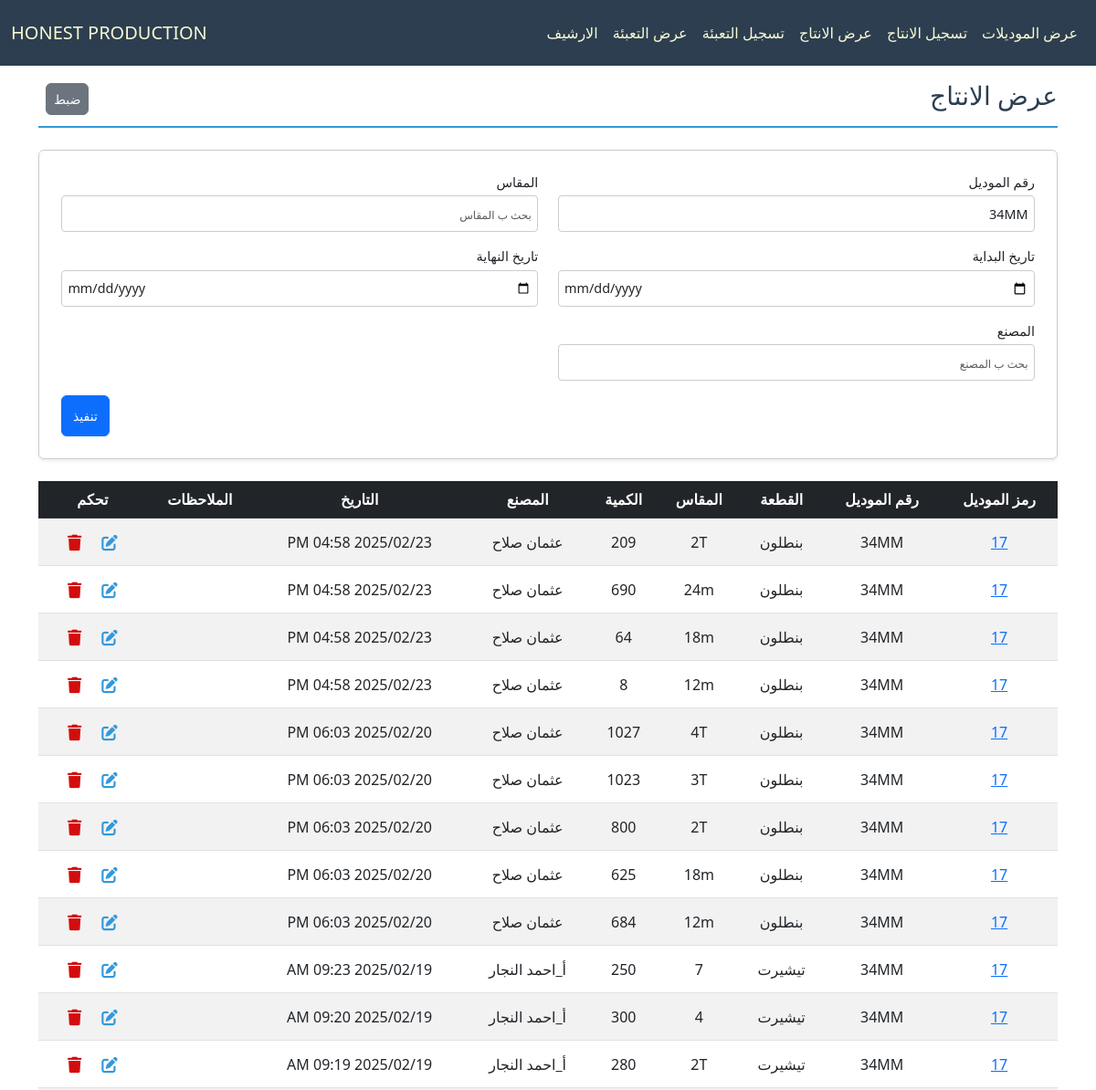
/production/production-list?model_number=34MM (upper part), run on an earlier commit of the app's database.
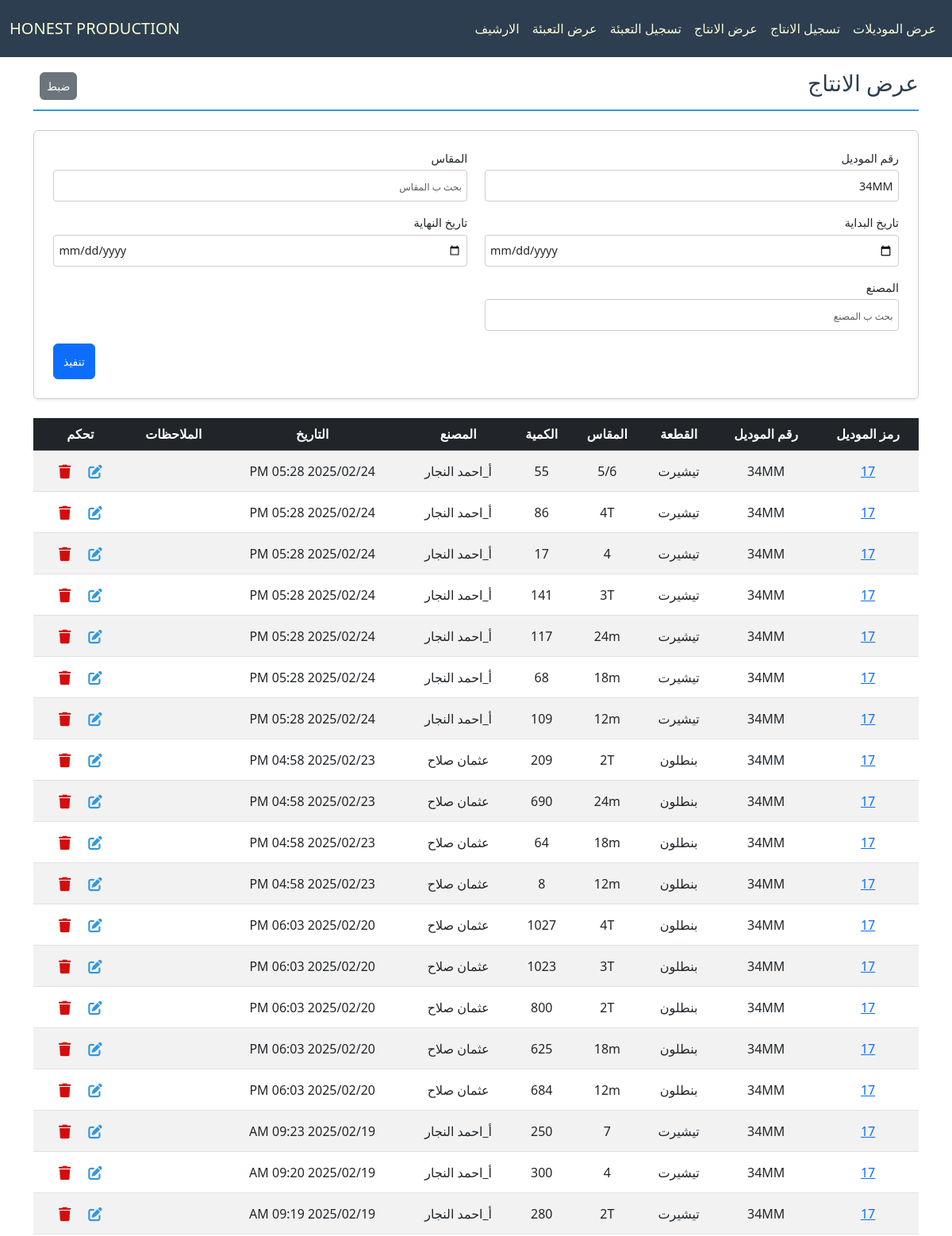
And on a later commit of the database.
### production/models.py (models this page shows, shortened)
class ProductionPiece(models.Model):
    piece = models.ForeignKey(Piece, verbose_name="القطعة", on_delete=models.CASCADE, related_name="productions")
    created_at = models.DateTimeField(verbose_name="تاريخ الإنشاء", default=now)
    used_amount = models.IntegerField(verbose_name="الكمية للانتاج", default=0, blank=True)
    factory = models.CharField(max_length=50, verbose_name="المصنع", blank=True)
    comment = models.CharField(max_length=100, verbose_name="الملاحظات", blank=True)
    class Meta:
        ordering = ['-created_at']

class Piece(models.Model):
    model = models.ForeignKey(Model, verbose_name="الموديل", on_delete=models.CASCADE, related_name="pieces")
    type = models.CharField(max_length=50, verbose_name="النوع", blank=True)
    size = models.CharField(max_length=50, verbose_name="المقاس", blank=True)
    available_amount = models.IntegerField(verbose_name="الكمية المتبقية", blank=True, default=0)
    used_amount = models.IntegerField(verbose_name="الكمية المستخدمة", default=0, blank=True)
    class Meta:
        ordering = ['size', 'type']

class Model(models.Model):
    id = models.AutoField(primary_key=True, verbose_name="الرمز")
    model_number = models.CharField(max_length=50, verbose_name="رقم الموديل", unique=True)
    created_at = models.DateTimeField(verbose_name="تاريخ الإنشاء", default=now)
    ended_at = models.DateTimeField(verbose_name="تاريخ الانتهاء", blank=True, null=True)
    shipped_at = models.DateTimeField(verbose_name="تاريخ الشحن", blank=True, null=True)
    is_archive = models.BooleanField(default=False)
    is_shipped = models.BooleanField(default=False)
    available_carton = models.IntegerField(verbose_name="الكراتين المتبقية", blank=True, default=0)
    used_carton = models.IntegerField(verbose_name="الكراتين المستخدمة", blank=True, default=0)
    class Meta:
        ordering = ["-created_at"]

### production/views.py (the view)
# urls.py: path('production-list', ProductionListingView.as_view(), name='production_list_view'),
class ProductionListingView(ListView):
    template_name = "production/list_production.html"
    model = ProductionPiece
    paginate_by = 30
    filter_fields = ["model_number", "type", "size", "start_date", "end_date", "factory"]
    def parse_date(self, date_str):
        try:
            normalized_date = date_str.replace("\\", "/")
            return datetime.strptime(normalized_date, "%Y-%m-%d")
        except (ValueError, AttributeError):
            return None
    def get_queryset(self):
        queryset = super().get_queryset()
        filters = Q()
        model_number = self.request.GET.get("model_number")
        if model_number:
            filters &= Q(piece__model__model_number__icontains=model_number)
        size = self.request.GET.get("size")
        if size:
            filters &= Q(piece__size__icontains=size)
        type = self.request.GET.get("type")
        if type:
            filters &= Q(piece__type__icontains=type)
        factory = self.request.GET.get("factory")
        if factory:
            filters &= Q(factory__icontains=factory)
        start_date = self.parse_date(self.request.GET.get("start_date"))
        end_date = self.parse_date(self.request.GET.get("end_date"))
        if start_date:
            filters &= Q(created_at__gte=start_date)
        if end_date:
            filters &= Q(created_at__lte=end_date)
        return queryset.filter(filters)
    def get_context_data(self, **kwargs):
        context = super().get_context_data(**kwargs)
        context["filter_fields"] = [
            {"field_name": "model_number", "verbose_name": "رقم الموديل", "value": self.request.GET.get("model_number", "")},
            {"field_name": "size", "verbose_name": "المقاس", "value": self.request.GET.get("size", "")},
            {"field_name": "start_date", "verbose_name": "تاريخ البداية", "value": self.request.GET.get("start_date", "")},
            {"field_name": "end_date", "verbose_name": "تاريخ النهاية", "value": self.request.GET.get("end_date", "")},
            {"field_name": "factory", "verbose_name": "المصنع", "value": self.request.GET.get("factory", "")},
        ]
        return context

### production/templates/production/list_production.html (shortened to what this page needs)
{% extends "cloth/layout.html" %}
{% load math_filters %}
{% block home_page %}
<a class="navbar-brand" href="{% url 'model_list_view' %}">HONEST PRODUCTION</a>
{% endblock %}
{% block navbar_links_small %}
{% include "production/nav_links.html" %}
{% endblock %}
{% block body %}
    <div class="pt-4 section-title d-flex justify-content-between align-items-center">
        <h2>عرض الانتاج</h2>
        <div class="ps-2">
            <a href="{% url 'production_list_view' %}" class="px-2 btn btn-secondary">ضبط</a>
        </div>
    </div>
    <form method="get" class="filter-form-flex mb-4 p-4 rounded shadow-sm">
        {% for filter_field in filter_fields %}
        <div class="form-group mb-3">
            <label for="filter_{{ forloop.counter }}" class="form-label">{{ filter_field.verbose_name }}</label>
            <input
                type="{% if filter_field.field_name in 'start_date end_date' %}date{% else %}text{% endif %}"
                id="filter_{{ forloop.counter }}"
                name="{{ filter_field.field_name }}"
                placeholder="بحث ب {{ filter_field.verbose_name }}"
                class="form-control"
                value="{{ filter_field.value }}">
        </div>
        {% endfor %}
        <div class="submit-container">
            <button type="submit" class="btn btn-primary submit-btn">تنفيذ</button>
        </div>
    </form>
    <div class="table-responsive">
        <table class="table table-striped table-hover">
            <thead class="table-dark">
                <tr>
                    <th>رمز الموديل</th>
                    <th>رقم الموديل</th>
                    <th>القطعة</th>
                    <th>المقاس</th>
                    <th>الكمية</th>
                    <th>المصنع</th>
                    <th>التاريخ</th>
                    <th>الملاحظات</th>
                    <th>تحكم</th>
                </tr>
            </thead>
            <tbody>
                {% for production_item in object_list %}
                <tr class="clickable-row" data-detail_url="{% url 'model_detail_view' production_item.piece.model.id %}">
                    <td>
                        <a href="{% url 'model_detail_view' production_item.piece.model.id %}">{{ production_item.piece.model.id }}</a>
                    </td>
                    <td>{{ production_item.piece.model.model_number }}</td>
                    <td>{{ production_item.piece.type }}</td>
                    <td>{{ production_item.piece.size }}</td>
                    <td>{{ production_item.used_amount }}</td>
                    <td>{{ production_item.factory }}</td>
                    <td dir="rtl">{{ production_item.created_at|date:"Y/m/d h:i A" }}</td>
                    <td style="overflow-x:auto; max-width:100px; ">{{ production_item.comment }}</td>
                    <td>
                        <a class="px-2 btn" href="{% url 'productionpiece_edit' production_item.id %}">
                        </a>
                        <a class="px-2 btn" href="{% url 'productionpiece_delete' production_item.id %}">
                            </a>
                    </td>
                </tr>
                {% empty %}
                <tr>
                    <td colspan="9" class="text-center">لا يوجد عناصر</td>
                </tr>
                {% endfor %}
            </tbody>
        </table>
    </div>
{% endblock body %}

What changed in the data, as far as the page shows it:
added ProductionPiece: piece.model.id "17", piece.model.model_number "34MM", piece.type "تيشيرت", piece.size "5/6", used_amount "55", factory "أ_احمد النجار", created_at "2025/02/24 05:28 PM"
added ProductionPiece: piece.model.id "17", piece.model.model_number "34MM", piece.type "تيشيرت", piece.size "4T", used_amount "86", factory "أ_احمد النجار", created_at "2025/02/24 05:28 PM"
added ProductionPiece: piece.model.id "17", piece.model.model_number "34MM", piece.type "تيشيرت", piece.size "4", used_amount "17", factory "أ_احمد النجار", created_at "2025/02/24 05:28 PM"
added ProductionPiece: piece.model.id "17", piece.model.model_number "34MM", piece.type "تيشيرت", piece.size "3T", used_amount "141", factory "أ_احمد النجار", created_at "2025/02/24 05:28 PM"
added ProductionPiece: piece.model.id "17", piece.model.model_number "34MM", piece.type "تيشيرت", piece.size "24m", used_amount "117", factory "أ_احمد النجار", created_at "2025/02/24 05:28 PM"
added ProductionPiece: piece.model.id "17", piece.model.model_number "34MM", piece.type "تيشيرت", piece.size "18m", used_amount "68", factory "أ_احمد النجار", created_at "2025/02/24 05:28 PM"
added ProductionPiece: piece.model.id "17", piece.model.model_number "34MM", piece.type "تيشيرت", piece.size "12m", used_amount "109", factory "أ_احمد النجار", created_at "2025/02/24 05:28 PM"
